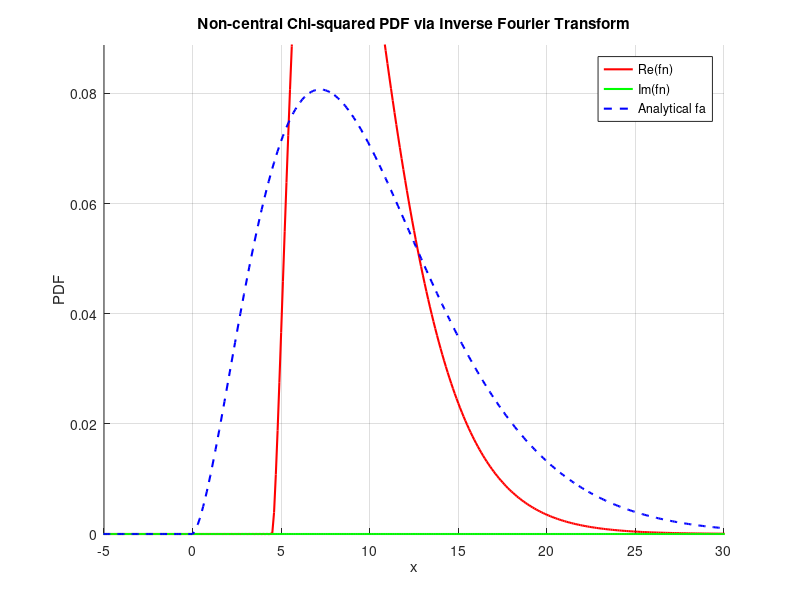
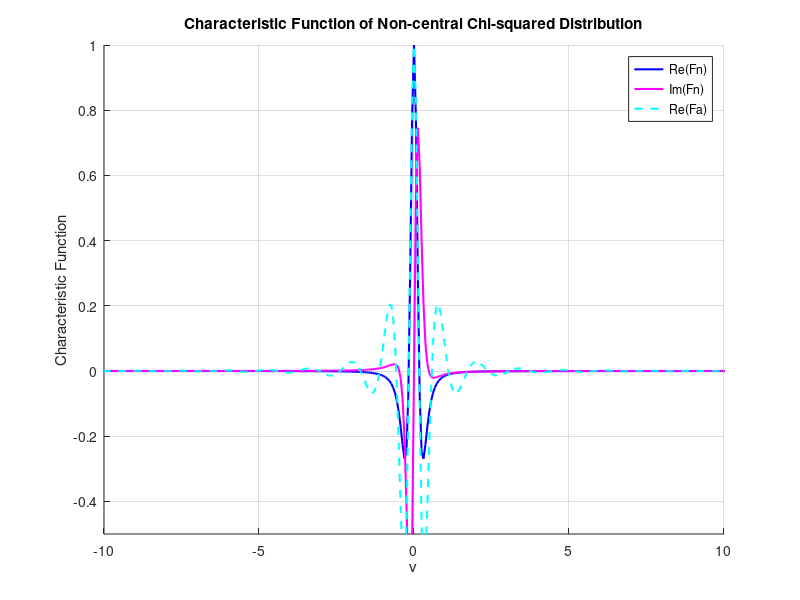

Write MATLAB code to recreate these figures, in order.
%% Compute the PDF of non-central chi-squared distribution via inverse Fourier transform

% Original script parameters
N = 1024;
Dx = 0.1;
x = Dx*(-N/2:N/2-1);
Lx = N*Dx;
% Nyquist relation: Dx*Dnu = 1/N
Dnu = 1/Lx;
nu = 2*pi*Dnu*(-N/2:N/2-1);
Nu = N*Dnu; % = 1/Dt;

% Parameters of the non-central chi-squared distribution
k = 5;        % Degrees of freedom
lambda = 5;   % Non-centrality parameter

% Analytical PDF of the non-central chi-squared distribution (fa)
fa = zeros(size(x));
for i = 1:length(x)
    xi = x(i);
    if xi >= 0
        fa(i) = 0.5 * exp(-(xi + lambda)/2) * (xi / lambda)^(k/4 - 0.5) * ...
                 besseli(k/2 - 1, sqrt(lambda * xi));
    else
        fa(i) = 0;
    end
end

% Characteristic function of the non-central chi-squared distribution (Fa)
Fa = exp(1j * lambda * nu) .* exp(-1j * nu / 2) ./ (1 - 2j * nu).^(k/2);

% Compute Fourier transforms using the original script's conventions
Fn  = fftshift(ifft(ifftshift(fa)))*Lx;   % Fourier transform of fa
fn  = fftshift( fft(ifftshift(Fa)))/Lx;   % Inverse Fourier transform of Fa

% Plotting results (following the original script's plotting conventions)
close all

% Plot fa and fn to compare the analytical PDF and numerical inverse Fourier transform
figure(1), clf, hold on
plot(x, real(fn), 'r', 'LineWidth', 1.5)
plot(x, imag(fn), 'g', 'LineWidth', 1.5)
plot(x, fa, 'b--', 'LineWidth', 1.5)
axis([-5 30 0 max(fa)*1.1])
xlabel('x')
ylabel('PDF')
legend('Re(fn)', 'Im(fn)', 'Analytical fa')
title('Non-central Chi-squared PDF via Inverse Fourier Transform')
grid on

% Plot Fa and Fn to compare the characteristic functions
figure(2), clf, hold on
plot(nu, real(Fn), 'b', 'LineWidth', 1.5)
plot(nu, imag(Fn), 'm', 'LineWidth', 1.5)
plot(nu, real(Fa), 'c--', 'LineWidth', 1.5)
axis([-10 10 -0.5 1])
xlabel('\nu')
ylabel('Characteristic Function')
legend('Re(Fn)', 'Im(Fn)', 'Re(Fa)')
title('Characteristic Function of Non-central Chi-squared Distribution')
grid on
